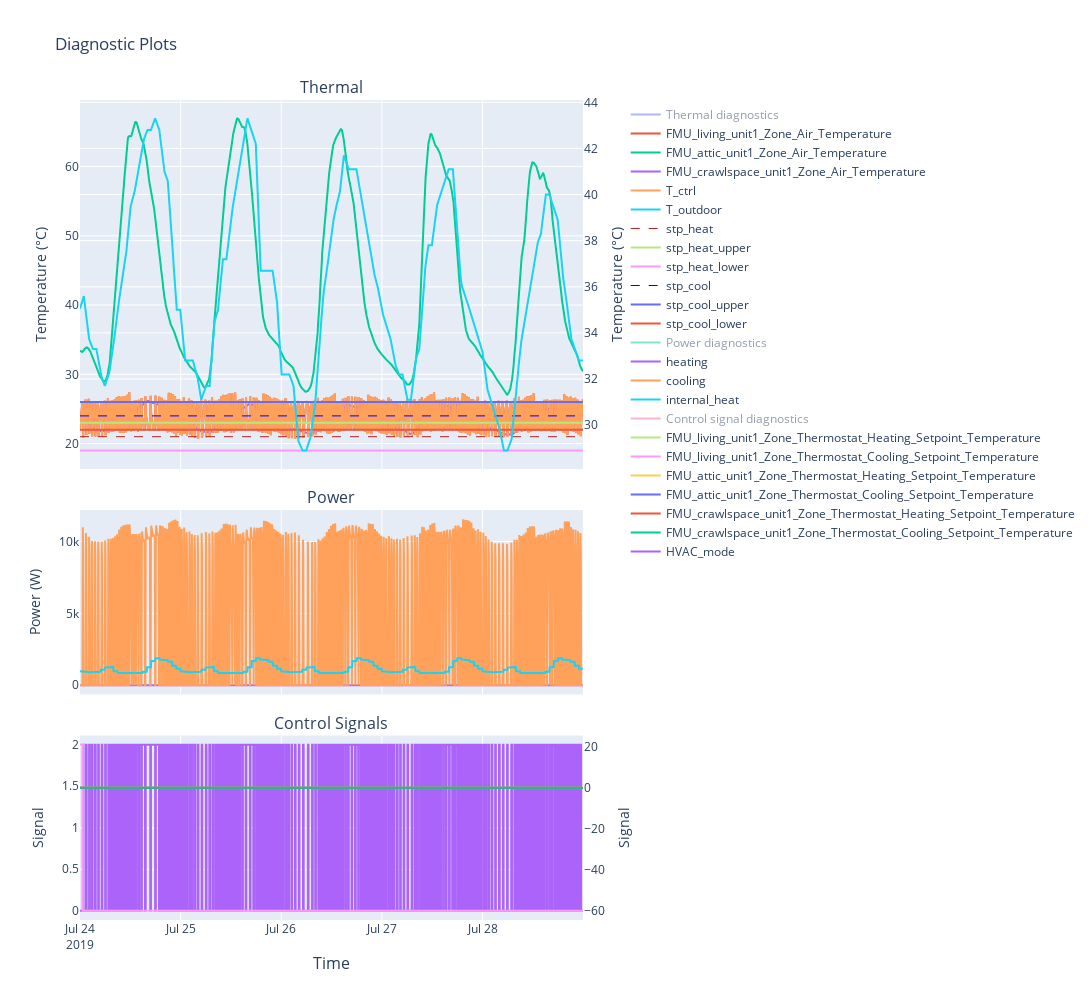

Source (notebook cell):
### Code cell
%time s.show_plots()

### Figure 1 — Plotly figure (JSON) as saved in the notebook; plotly's stock layout.template omitted (floating-point values rounded to 4 significant figures; data arrays with more than 128 entries replaced by an {"elided": "..."} marker saying what was removed)
{"data": [{"mode": "lines", "name": "Thermal diagnostics", "type": "scatter", "visible": "legendonly", "x": {"elided": "1440 str values"}, "xaxis": "x", "y": {"elided": "1440 int values"}, "yaxis": "y"}, {"mode": "lines", "name": "FMU_living_unit1_Zone_Air_Temperature", "type": "scatter", "x": {"elided": "1440 str values"}, "xaxis": "x", "y": {"elided": "1440 float values"}, "yaxis": "y"}, {"mode": "lines", "name": "FMU_attic_unit1_Zone_Air_Temperature", "type": "scatter", "x": {"elided": "1440 str values"}, "xaxis": "x", "y": {"elided": "1440 float values"}, "yaxis": "y"}, {"mode": "lines", "name": "FMU_crawlspace_unit1_Zone_Air_Temperature", "type": "scatter", "x": {"elided": "1440 str values"}, "xaxis": "x", "y": {"elided": "1440 float values"}, "yaxis": "y"}, {"mode": "lines", "name": "T_ctrl", "type": "scatter", "x": {"elided": "1440 str values"}, "xaxis": "x", "y": {"elided": "1440 float values"}, "yaxis": "y"}, {"mode": "lines", "name": "T_outdoor", "type": "scatter", "x": {"elided": "1440 str values"}, "xaxis": "x", "y": {"elided": "1440 float values"}, "yaxis": "y2"}, {"line": {"color": "firebrick", "dash": "dash", "width": 1}, "mode": "lines", "name": "stp_heat", "type": "scatter", "x": {"elided": "1440 str values"}, "xaxis": "x", "y": {"elided": "1440 int values"}, "yaxis": "y"}, {"mode": "lines", "name": "stp_heat_upper", "type": "scatter", "x": {"elided": "1440 str values"}, "xaxis": "x", "y": {"elided": "1440 int values"}, "yaxis": "y"}, {"mode": "lines", "name": "stp_heat_lower", "type": "scatter", "x": {"elided": "1440 str values"}, "xaxis": "x", "y": {"elided": "1440 int values"}, "yaxis": "y"}, {"line": {"color": "blue", "dash": "dash", "width": 1}, "mode": "lines", "name": "stp_cool", "type": "scatter", "x": {"elided": "1440 str values"}, "xaxis": "x", "y": {"elided": "1440 int values"}, "yaxis": "y"}, {"mode": "lines", "name": "stp_cool_upper", "type": "scatter", "x": {"elided": "1440 str values"}, "xaxis": "x", "y": {"elided": "1440 int values"}, "yaxis": "y"}, {"mode": "lines", "name": "stp_cool_lower", "type": "scatter", "x": {"elided": "1440 str values"}, "xaxis": "x", "y": {"elided": "1440 int values"}, "yaxis": "y"}, {"mode": "lines", "name": "Power diagnostics", "type": "scatter", "visible": "legendonly", "x": {"elided": "1440 str values"}, "xaxis": "x2", "y": {"elided": "1440 int values"}, "yaxis": "y3"}, {"mode": "lines", "name": "heating", "type": "scatter", "x": {"elided": "1440 str values"}, "xaxis": "x2", "y": {"elided": "1440 int values"}, "yaxis": "y3"}, {"mode": "lines", "name": "cooling", "type": "scatter", "x": {"elided": "1440 str values"}, "xaxis": "x2", "y": {"elided": "1440 float values"}, "yaxis": "y3"}, {"mode": "lines", "name": "internal_heat", "type": "scatter", "x": {"elided": "1440 str values"}, "xaxis": "x2", "y": {"elided": "1440 float values"}, "yaxis": "y3"}, {"mode": "lines", "name": "Control signal diagnostics", "type": "scatter", "visible": "legendonly", "x": {"elided": "1440 str values"}, "xaxis": "x3", "y": {"elided": "1440 int values"}, "yaxis": "y4"}, {"line": {"shape": "hv"}, "mode": "lines", "name": "FMU_living_unit1_Zone_Thermostat_Heating_Setpoint_Temperature", "type": "scatter", "x": {"elided": "1440 str values"}, "xaxis": "x3", "y": {"elided": "1440 int values"}, "yaxis": "y5"}, {"line": {"shape": "hv"}, "mode": "lines", "name": "FMU_living_unit1_Zone_Thermostat_Cooling_Setpoint_Temperature", "type": "scatter", "x": {"elided": "1440 str values"}, "xaxis": "x3", "y": {"elided": "1440 float values"}, "yaxis": "y5"}, {"line": {"shape": "hv"}, "mode": "lines", "name": "FMU_attic_unit1_Zone_Thermostat_Heating_Setpoint_Temperature", "type": "scatter", "x": {"elided": "1440 str values"}, "xaxis": "x3", "y": {"elided": "1440 int values"}, "yaxis": "y5"}, {"line": {"shape": "hv"}, "mode": "lines", "name": "FMU_attic_unit1_Zone_Thermostat_Cooling_Setpoint_Temperature", "type": "scatter", "x": {"elided": "1440 str values"}, "xaxis": "x3", "y": {"elided": "1440 int values"}, "yaxis": "y5"}, {"line": {"shape": "hv"}, "mode": "lines", "name": "FMU_crawlspace_unit1_Zone_Thermostat_Heating_Setpoint_Temperature", "type": "scatter", "x": {"elided": "1440 str values"}, "xaxis": "x3", "y": {"elided": "1440 int values"}, "yaxis": "y5"}, {"line": {"shape": "hv"}, "mode": "lines", "name": "FMU_crawlspace_unit1_Zone_Thermostat_Cooling_Setpoint_Temperature", "type": "scatter", "x": {"elided": "1440 str values"}, "xaxis": "x3", "y": {"elided": "1440 int values"}, "yaxis": "y5"}, {"line": {"shape": "hv"}, "mode": "lines", "name": "HVAC_mode", "type": "scatter", "x": {"elided": "1440 str values"}, "xaxis": "x3", "y": {"elided": "1440 int values"}, "yaxis": "y4"}], "layout": {"annotations": [{"font": {"size": 16}, "showarrow": false, "text": "Thermal", "x": 0.47, "xanchor": "center", "xref": "paper", "y": 1, "yanchor": "bottom", "yref": "paper"}, {"font": {"size": 16}, "showarrow": false, "text": "Power", "x": 0.47, "xanchor": "center", "xref": "paper", "y": 0.5, "yanchor": "bottom", "yref": "paper"}, {"font": {"size": 16}, "showarrow": false, "text": "Control Signals", "x": 0.47, "xanchor": "center", "xref": "paper", "y": 0.225, "yanchor": "bottom", "yref": "paper"}, {"font": {"size": 16}, "showarrow": false, "text": "Time", "x": 0.47, "xanchor": "center", "xref": "paper", "y": 0, "yanchor": "top", "yref": "paper", "yshift": -30}], "autosize": false, "height": 1000, "hovermode": "closest", "title": {"text": "Diagnostic Plots"}, "width": 1500, "xaxis": {"anchor": "y", "autorange": true, "domain": [0, 0.94], "matches": "x3", "range": ["2019-07-24", "2019-07-28 23:55"], "showticklabels": false, "type": "date"}, "xaxis2": {"anchor": "y3", "autorange": true, "domain": [0, 0.94], "matches": "x3", "range": ["2019-07-24", "2019-07-28 23:55"], "showticklabels": false, "type": "date"}, "xaxis3": {"anchor": "y4", "autorange": true, "domain": [0, 0.94], "range": ["2019-07-24", "2019-07-28 23:55"], "type": "date"}, "yaxis": {"anchor": "x", "autorange": true, "domain": [0.55, 1], "range": [16.34, 69.59], "title": {"text": "Temperature (°C)"}, "type": "linear"}, "yaxis2": {"anchor": "x", "autorange": true, "overlaying": "y", "range": [28.1, 44.1], "side": "right", "title": {"text": "Temperature (°C)"}, "type": "linear"}, "yaxis3": {"anchor": "x2", "autorange": true, "domain": [0.275, 0.5], "range": [-641.4, 12190.0], "title": {"text": "Power (W)"}, "type": "linear"}, "yaxis4": {"anchor": "x3", "autorange": true, "domain": [0, 0.225], "range": [-0.1111, 2.111], "title": {"text": "Signal"}, "type": "linear"}, "yaxis5": {"anchor": "x3", "autorange": true, "overlaying": "y4", "range": [-64.5, 25.5], "side": "right", "title": {"text": "Signal"}, "type": "linear"}}}
